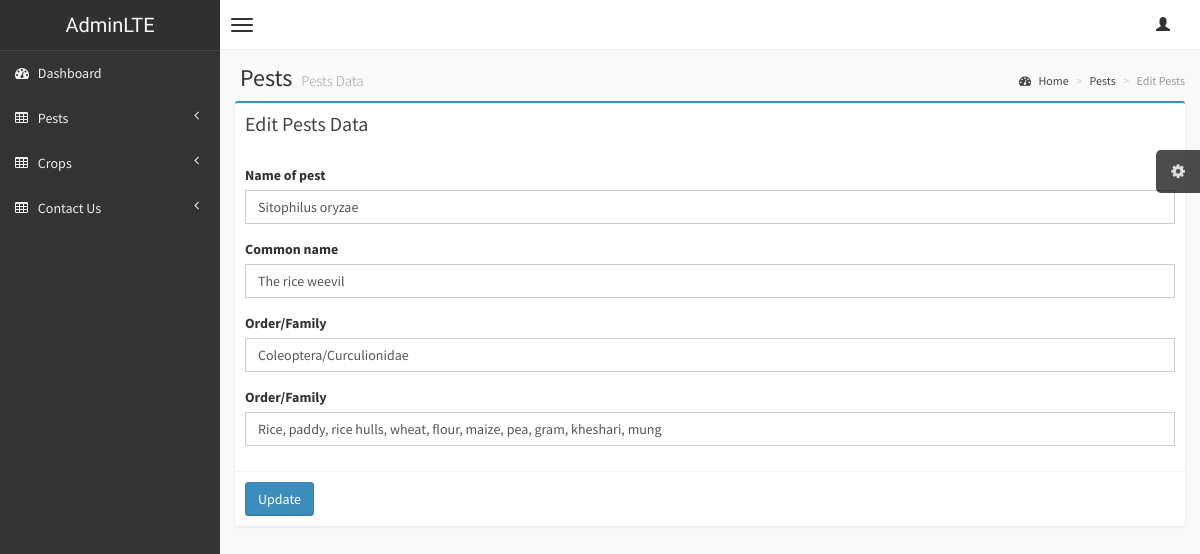
The app's page /admin/pests_edit.php?edit=34 with its own data.
### tables this page shows
CREATE TABLE `pests` (
  `pests_id` int(11) NOT NULL,
  `pests_name` varchar(100) NOT NULL,
  `common_name` varchar(100) NOT NULL,
  `family` varchar(100) NOT NULL,
  `host` varchar(255) NOT NULL,
  `created_at` timestamp NOT NULL DEFAULT current_timestamp()
);

### admin/pests_edit.php (the view, shortened to what this page needs)
<!DOCTYPE html>
<html>
<head>
    <link href="css/bootstrap.min.css" rel="stylesheet" type="text/css" />
    <link href="css/font-awesome.min.css" rel="stylesheet" type="text/css" />
    <link href="css/datatables/dataTables.bootstrap.css" rel="stylesheet" type="text/css" />
    <link href="css/AdminLTE.css" rel="stylesheet" type="text/css" />
    <?php
$conn = connect();
if (isset($_GET['edit'])){
    $id = $_GET['edit'];
    $sql= "SELECT * FROM pests WHERE pests_id=$id";
    $result = $conn->query($sql);
    $row = $result-> fetch_assoc();
    $pests_name = $row['pests_name'];
    $common_name = $row['common_name'];
    $family = $row['family'];
    $host = $row['host'];
}
?>
</head>
<body class="skin-black">
    <header class="header">
        <a href="index.php" class="logo">
            AdminLTE
        </a>
        <nav class="navbar navbar-static-top" role="navigation">
            <a href="#" class="navbar-btn sidebar-toggle" data-toggle="offcanvas" role="button">
                <span class="icon-bar"></span>
                <span class="icon-bar"></span>
                <span class="icon-bar"></span>
            </a>
            <div class="navbar-right">
                <ul class="nav navbar-nav">
                    <li class="dropdown user user-menu">
                        <a href="#" class="dropdown-toggle" data-toggle="dropdown">
                            <i class="glyphicon glyphicon-user"></i>
                        </a>
                    </li>
                </ul>
            </div>
        </nav>
    </header>
    <div class="wrapper row-offcanvas row-offcanvas-left">
        <aside class="left-side sidebar-offcanvas">
            <section class="sidebar">
                <ul class="sidebar-menu">
                    <li>
                        <a href="index.php">
                            <i class="fa fa-dashboard"></i> <span>Dashboard</span>
                        </a>
                    </li>
                    <li class="treeview">
                        <a href="">
                            <i class="fa fa-table"></i> <span>Pests</span>
                            <i class="fa fa-angle-left pull-right"></i>
                        </a>
                    </li>
                    <li class="treeview">
                        <a href="#">
                            <i class="fa fa-table"></i> <span>Crops</span>
                            <i class="fa fa-angle-left pull-right"></i>
                        </a>
                    </li>
                    <li class="treeview">
                        <a href="#">
                            <i class="fa fa-table"></i> <span>Contact Us</span>
                            <i class="fa fa-angle-left pull-right"></i>
                        </a>
                    </li>
                </ul>
            </section>
        </aside>
        <aside class="right-side">
            <section class="content-header">
                <h1>
                    Pests
                    <small>Pests Data</small>
                </h1>
                <ol class="breadcrumb">
                    <li><a href="index.php"><i class="fa fa-dashboard"></i> Home</a></li>
                    <li><a href="pests.php">Pests</a></li>
                    <li class="active">Edit Pests</li>
                </ol>
            </section>
            <section class="col-lg-12 col-md-6 connectedSortable">
                <div class="box box-primary">
                    <div class="box-header">
                        <h3 class="box-title">Edit Pests Data</h3>
                    </div>
                    <form role="form" onsubmit="return nullcheck();" method="POST">
                        <div class="box-body">
                            <div class="form-group">
                                <label for="pests_name">Name of pest</label>
                                <input type="text" class="form-control" id="pests_name" name="pests_name"
                                    value="<?=$pests_name; ?>" placeholder="Enter Name of Pest">
                            </div>
                            <div class="form-group">
                                <label for="common_name">Common name</label>
                                <input type="text" class="form-control" id="common_name" name="common_name"
                                    placeholder="Enter Common Name" value="<?=$common_name; ?>">
                            </div>
                            <div class="form-group">
                                <label for="family">Order/Family</label>
                                <input class="form-control" rows="3" id="family" name="family"
                                    placeholder="Enter Order/Family" value="<?=$family; ?>">
                            </div>
                            <div class="form-group">
                                <label for="host">Order/Family</label>
                                <input class="form-control" rows="3" id="host" name="host" placeholder="Enter host"
                                    value="<?=$host; ?>">
                            </div>
                        </div>
                        <div class="box-footer">
                            <button type="submit" class="btn btn-primary" name="update">Update</button>
                        </div>
                    </form>
                </div>
            </section>
        </aside>
    </div>
</body>
</html>

### records on screen
pests: pests_name "Sitophilus oryzae", common_name "The rice weevil", family "Coleoptera/Curculionidae", host "Rice, paddy, rice hulls, wheat, flour, maize, pea, gram, kheshari, mung"
